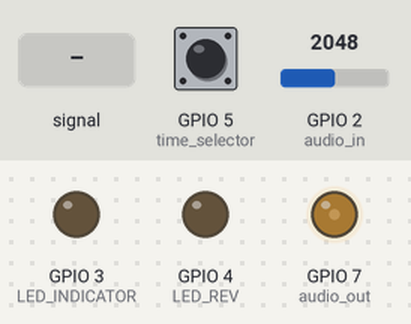
This sketch was run on a simulated Seeed XIAO ESP32-C3. Shown: output pins drawn as LEDs (lit = HIGH). Dashed ring = blinking. The inputs (shaded band) are chosen by the test bench; at power-on: GPIO 2 (audio_in) = 2048, GPIO 5 (time_selector) HIGH.

Above: at 1.2 s.
1.3 s: GPIO 2 (audio_in) fed a 200 Hz sine of ±1842 counts around its level
At 2.4 s:
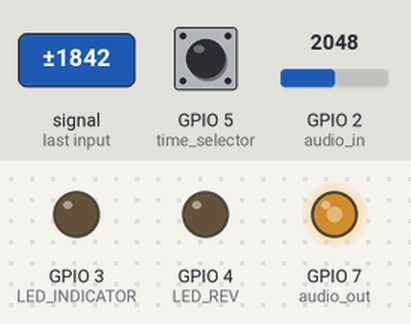
3.0 s: GPIO 2 (audio_in) set to 2866
At 3.6 s:
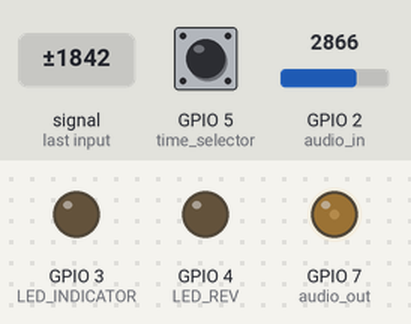
4.6 s: GPIO 2 (audio_in) fed a 50 Hz sine of ±1228 counts around its level
At 5.3 s:
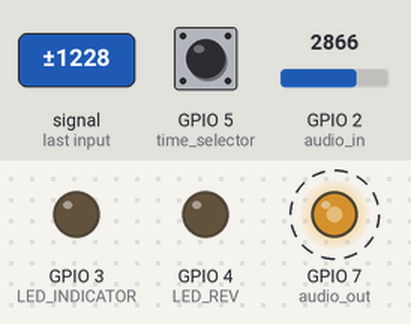
7.6 s: GPIO 2 (audio_in) set to 3603
9.2 s: GPIO 2 (audio_in) set to 3227
10.7 s: GPIO 2 (audio_in) set to 3099
At 11.4 s:
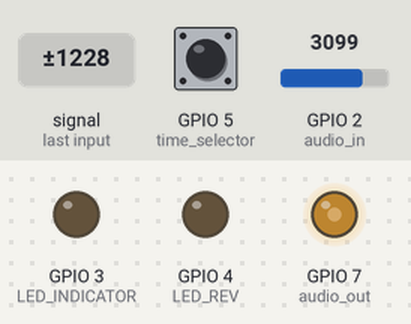
Timing chart, 0 to 13.3 s (numbered marks = the images above; inputs shaded):
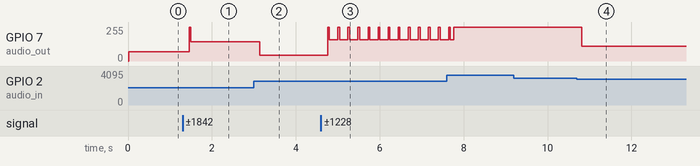

Measured:
- after the input at 1.3 s, GPIO 7 (audio_out): 68/255 → 143/255 after 0.16 s
- after the input at 3.0 s, GPIO 7 (audio_out): 143/255 → 44/255 after 0.14 s
- after the input at 4.6 s, GPIO 7 (audio_out): alternates 255/255 for 0.04 s and 158/255 for 0.20 s, starting after 0.16 s
- after the input at 9.2 s, every drawn part: stays the same
- after the input at 10.7 s, GPIO 7 (audio_out): 255/255 → 110/255 after 0.12 s

The sketch:

delay.ino
```cpp
// ピン定義（XIAO ESP32C3のピン番号）
#define audio_in      D0  // 音声入力 (アナログピン)
#define time_selector D3  // 時間切り替え用ボタン (プルアップ)
#define LED_INDICATOR D1  // インジケータLED (例: D1)
#define LED_REV       D2  // Reverse表示用LED (例: D2)
#define audio_out     D5  // PWMオーディオ出力ピン

const unsigned int d_size = 1900;  // Delay memory buffer size
unsigned int val, d_val, d_time;
int i, j;
byte count = 2;
bool rev = 0;
char delay_data[d_size + 1] = { 0 };    // Delay memory buffer
char delay_data_1[d_size + 1] = { 0 };  // Delay memory buffer

// Arduino公式のESP32用タイマーオブジェクトを作成
hw_timer_t *timer = NULL;

void sampling();
void delay_sound();
void up_time();

// 16384Hzで呼ばれるタイマー割り込みハンドラ
void IRAM_ATTR onTimer() {
  sampling();
}

void setup() {
  Serial.begin(115200);

  // ピンモード設定
  pinMode(time_selector, INPUT_PULLUP);
  pinMode(LED_INDICATOR, OUTPUT);
  pinMode(LED_REV, OUTPUT);

  // 高速PWM DACの設定 (62.5kHz, 8bit分解能)
  ledcAttach(audio_out, 62500, 8);

  // 最新のESP32 Arduinoタイマー設定（周波数を直接16384Hzに指定）
  // 16384Hz周期のタイマーオブジェクトを生成
  timer = timerBegin(16384);

  // 割り込みハンドラ関数をバインド
  timerAttachInterrupt(timer, &onTimer);

  // アラーム値を1に設定することで、毎回（16384Hzの周期ごと）割り込みを発生させる
  // 第3引数の true は「オートリロード有効（CTCモードと同じ挙動）」の意味
  timerAlarm(timer, 1, true, 0);

  up_time();
}

void loop() {
  // スイッチが押された時の処理
  if (digitalRead(time_selector) == LOW) {
    up_time();
    digitalWrite(LED_INDICATOR, HIGH); // ボタン押下中にLED点灯
    while (digitalRead(time_selector) == LOW) {
      delay(10); // チャタリング防止とウォッチドッグタイマ対策
    }
  } else {
    digitalWrite(LED_INDICATOR, LOW);
  }

  // Reverseモードのインジケータ表示
  if (rev) {
    digitalWrite(LED_REV, HIGH);
  } else {
    digitalWrite(LED_REV, LOW);
  }
}

void sampling() {
  // アナログ入力からサンプリングして8bitに変換
  val = map(analogRead(audio_in), 0, 900, 0, 255);

  // ディレイエフェクトの計算
  delay_sound();

  // 高速PWMへのオーディオ出力
  ledcWrite(audio_out, d_val);
}

void delay_sound() {
  i = i + 1;
  if (i > d_time) i = 0;
  delay_data[i] = val;

  if (i == d_time) j = 0;
  delay_data_1[i] = delay_data[i];

  j = j + 1;
  if (j > d_time) j = 0;

  if (!rev) d_val = delay_data_1[j];
  if (rev) d_val = delay_data_1[d_time - j];
}

void up_time() {
  // タイム設定変更時は安全のためにタイマーを一時停止
  if (timer) timerStop(timer);

  count++;
  if (count > 7) count = 1;
  delay(20);

  switch (count) {
    case 1: d_time = 400;  rev = 0; break; // 63ms
    case 2: d_time = 700;  rev = 0; break; // 110ms
    case 3: d_time = 1000; rev = 0; break; // 158ms
    case 4: d_time = 1300; rev = 0; break; // 205ms
    case 5: d_time = 1600; rev = 0; break; // 253ms
    case 6: d_time = 1900; rev = 0; break; // 300ms
    case 7: d_time = 1500; rev = 1; break; // Reverse speech
  }

  // 設定変更後にタイマーを再開
  if (timer) timerStart(timer);
}
```
